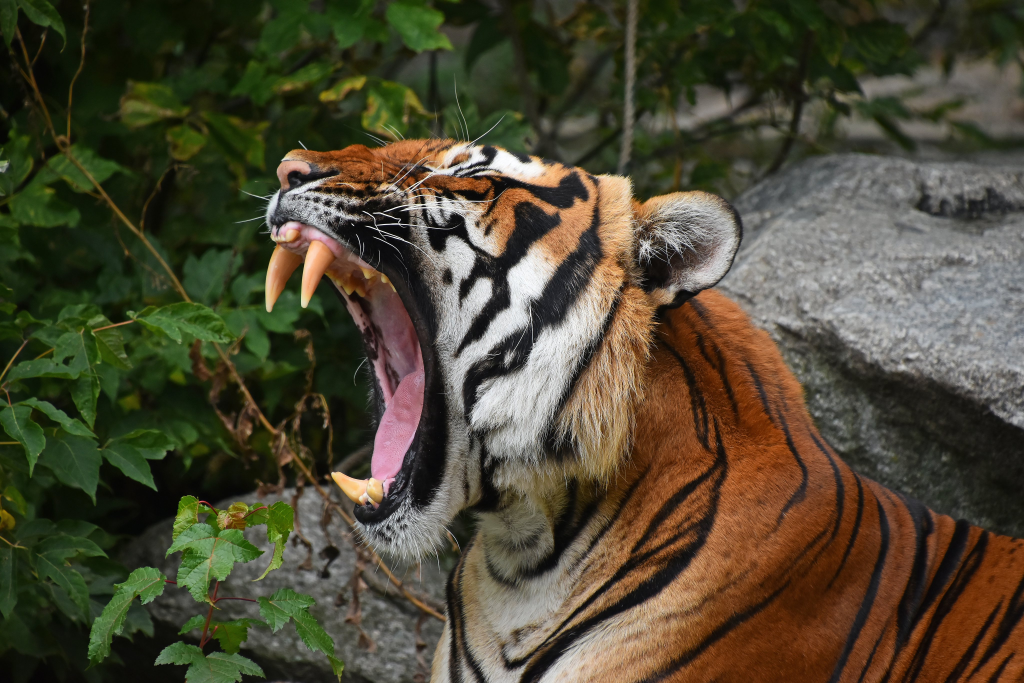
#> input picture images/Close-up-profile-portrait-of-one-Indochinese-tiger-yawning-or-roaring-mouth-wide-open-and-showing-teeth-low-angle-view.jpg, 4096 x 2731 px (shown at 1/4 size); its folder holds 4 pictures in this run
$ python index_images.py --images ../images --tree ../images/Close-up-profile-portrait-of-one-Indochinese-tiger-yawning-or-roaring-mouth-wide-open-and-showing-teeth-low-angle-view.jpg --hashes ../images/acadia_np_622419-High-Res.jpg
#> lines starting #> are read from the running program, lines starting #| are printed output that depends on the picture
### hashing-search-engine/pyimagesearch/hashing.py
# import the necessary packages
import numpy as np
import cv2

def dhash(image, hashSize=8):
	# convert the image to grayscale
	gray = cv2.cvtColor(image, cv2.COLOR_BGR2GRAY)

	# resize the input image, adding a single column (width) so we
	# can compute the horizontal gradient
	resized = cv2.resize(gray, (hashSize + 1, hashSize))

	# compute the (relative) horizontal gradient between adjacent
	# column pixels
	diff = resized[:, 1:] > resized[:, :-1]

	# convert the difference image to a hash
	return sum([2 ** i for (i, v) in enumerate(diff.flatten()) if v])

def convert_hash(h):
	# convert the hash to NumPy's 64-bit float and then back to
	# Python's built in int
	return int(np.array(h, dtype="float64"))

def hamming(a, b):
	# compute and return the Hamming distance between the integers
	return bin(int(a) ^ int(b)).count("1")

### hashing-search-engine/index_images.py
# USAGE
# python index_images.py --images 101_ObjectCategories --tree vptree.pickle --hashes hashes.pickle

# import the necessary packages
from pyimagesearch.hashing import convert_hash
from pyimagesearch.hashing import hamming
from pyimagesearch.hashing import dhash
from imutils import paths
import argparse
import pickle
import vptree
import cv2

# construct the argument parser and parse the arguments
ap = argparse.ArgumentParser()
ap.add_argument("-i", "--images", required=True, type=str,
	help="path to input directory of images")
ap.add_argument("-t", "--tree", required=True, type=str,
	help="path to output VP-Tree")
ap.add_argument("-a", "--hashes", required=True, type=str,
	help="path to output hashes dictionary")
args = vars(ap.parse_args())

# grab the paths to the input images and initialize the dictionary
# of hashes
imagePaths = list(paths.list_images(args["images"]))
hashes = {}

# loop over the image paths
for (i, imagePath) in enumerate(imagePaths):
	# load the input image
	print("[INFO] processing image {}/{}".format(i + 1,
		len(imagePaths)))
	image = cv2.imread(imagePath)
#> image is the input picture: shape (2731, 4096, 3); mean B, G, R 52, 71.9, 77.1

	# compute the hash for the image and convert it
	h = dhash(image)
#> in dhash, `gray = cv2.cvtColor(image, cv2.COLOR_BGR2GRAY)`:
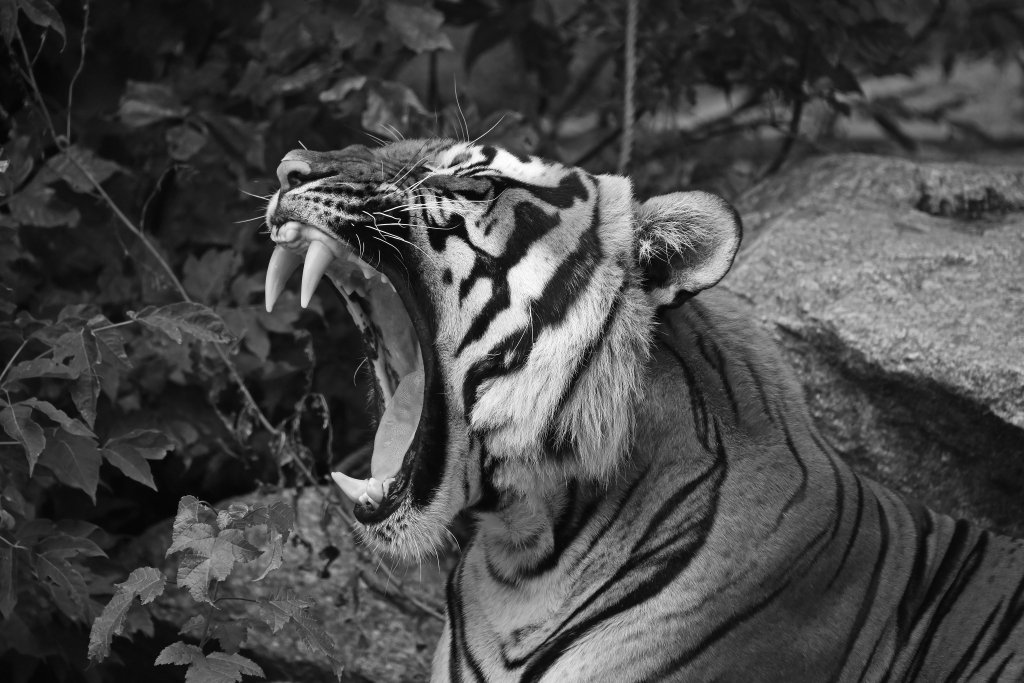
#> gray: shape (2731, 4096) (shown at 1/4 size); min 0, max 255, mean 71.2
#> h = 10273313962256389459
	h = convert_hash(h)
#> h = 10273313962256390144

	# update the hashes dictionary
	l = hashes.get(h, [])
#> l = []
	l.append(imagePath)
	hashes[h] = l
#> pass 2 of the loop `for (i, imagePath) in enumerate(imagePaths):`:
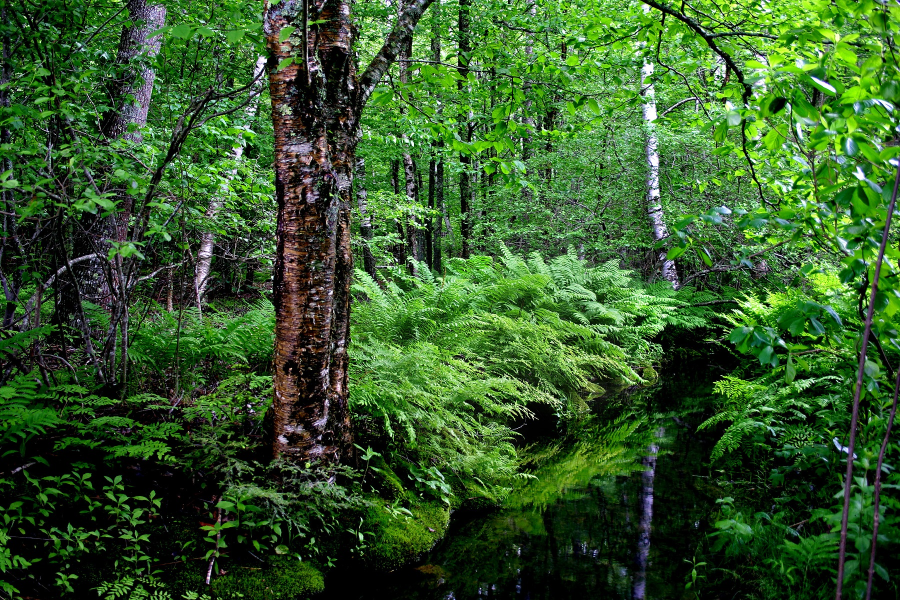
#> input picture images/acadia_np_622419-High-Res.jpg, 1800 x 1200 px (shown at 1/2 size)
#> image is the input picture: shape (1200, 1800, 3); mean B, G, R 40.7, 88.5, 53
#> in dhash (call 2), `gray = cv2.cvtColor(image, cv2.COLOR_BGR2GRAY)`:
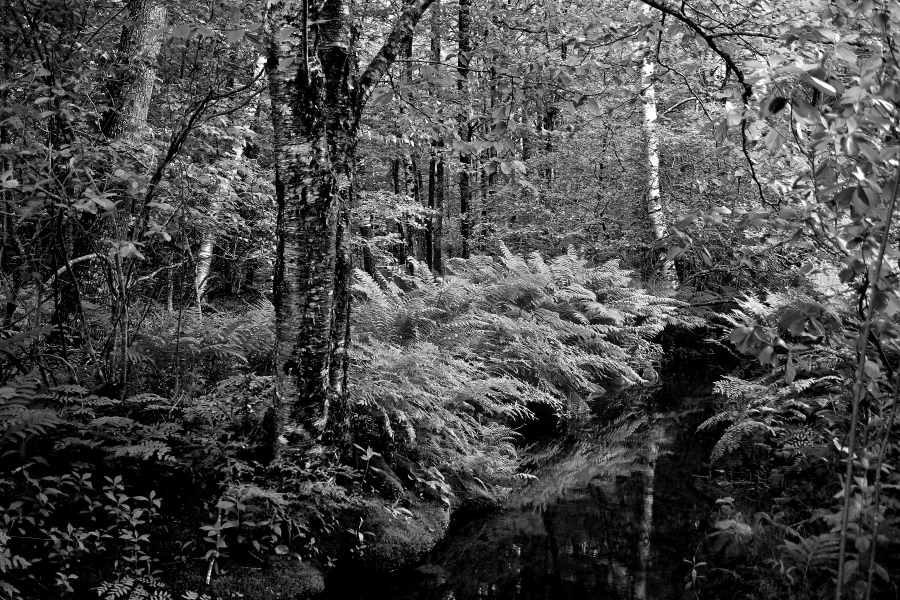
#> gray: shape (1200, 1800) (shown at 1/2 size); min 0, max 255, mean 72.4
#> `h = dhash(image)`: h = 12288751482733995605
#> `h = convert_hash(h)`: h = 12288751482733996032
#> pass 3 of the loop `for (i, imagePath) in enumerate(imagePaths):`:
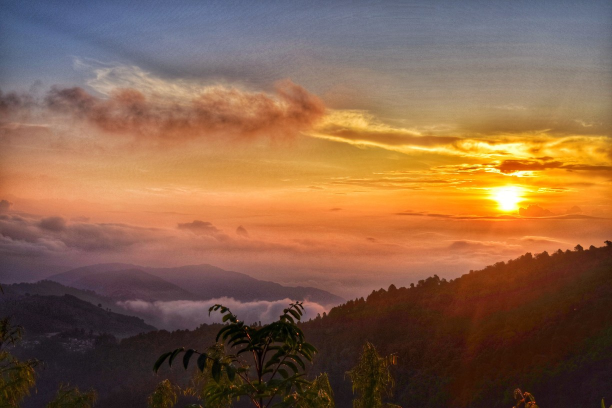
#> input picture images/fixedw_large_4x.jpg, 1224 x 816 px (shown at 1/2 size)
#> image is the input picture: shape (816, 1224, 3); mean B, G, R 72.9, 98.4, 135.1
#> in dhash (call 3), `gray = cv2.cvtColor(image, cv2.COLOR_BGR2GRAY)`:
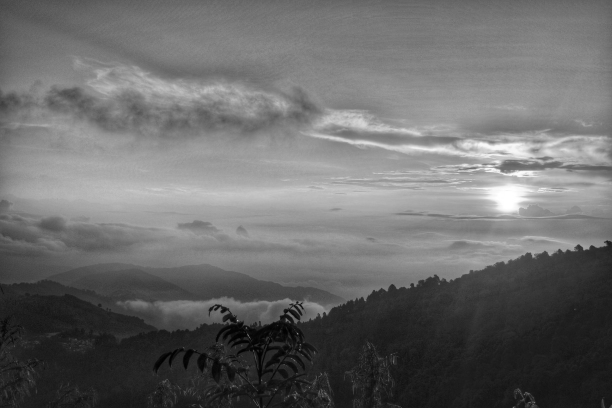
#> gray: shape (816, 1224) (shown at 1/2 size); min 0, max 255, mean 106.5
#> `h = dhash(image)`: h = 2480104995687242055
#> `h = convert_hash(h)`: h = 2480104995687242240
#> the loop made 4 passes; the first 3 are shown

# build the VP-Tree
print("[INFO] building VP-Tree...")
points = list(hashes.keys())
#> points = [10273313962256390144, 12288751482733996032, 2480104995687242240, 2105198784540190464]
#> (the run stopped early here; a loop or call above may not have finished)
